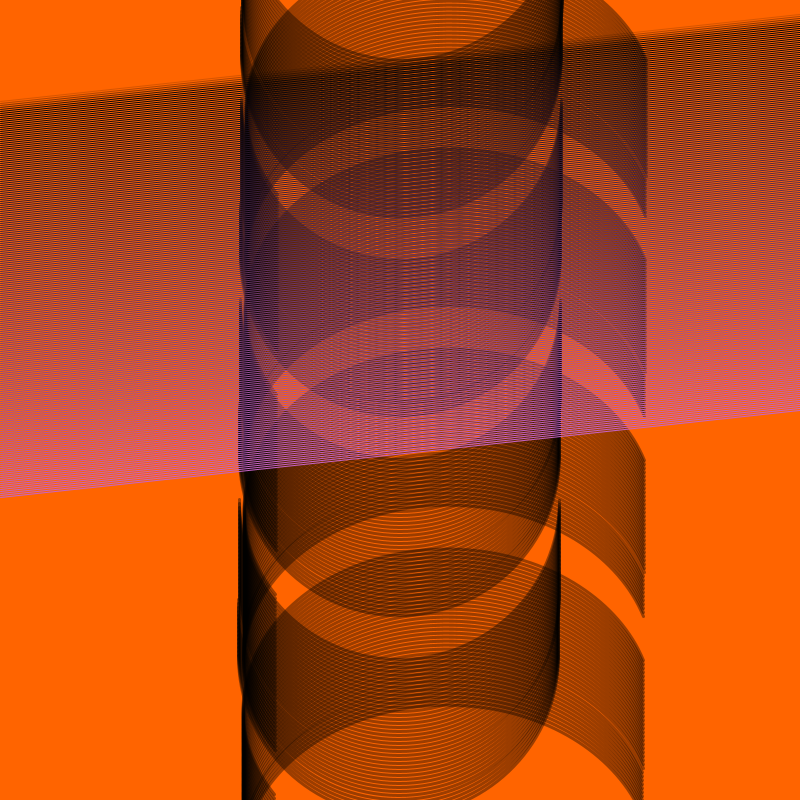
Frame 1 (no input)
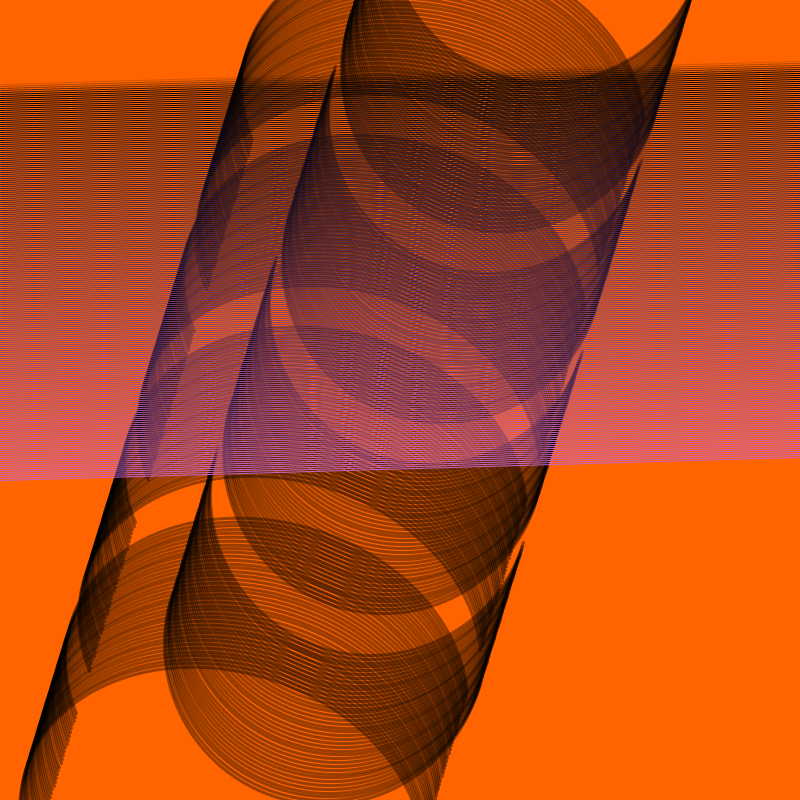
Frame 60 (the mouse pressed at the canvas centre just before this capture)
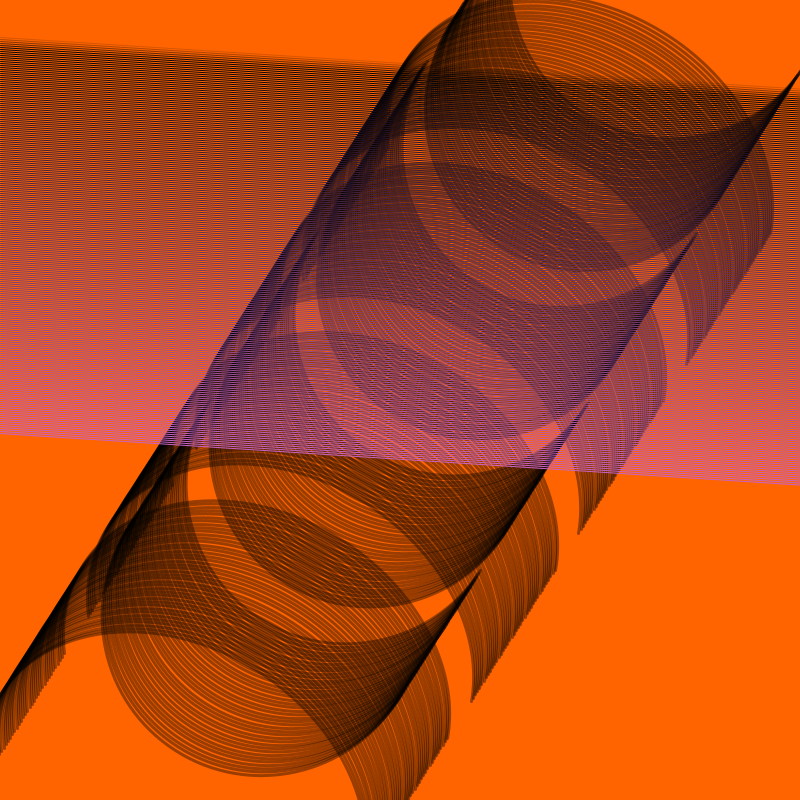
Frame 120 (the mouse held since frame 60 and released just before this capture)

The Processing sketch that drew these frames (run headless with seeded random() and noise(); from frame 60 on, the mouse is pressed at the canvas centre):

// Processing sketch: Davidsketch_240321aMoire2
// ── Davidsketch_240321aMoire2.pde
//code runs at start
void setup() {
  //set size to 800,800
  size(800, 800);
  //turn off fill
  noFill();
}
//variable for saving animation
float step;
//code runs every frame
void draw() {
  //set step to frameCount/99.009
  step = frameCount/99.009;
  //make background orange
  background(255, 100, 0);
  //whenever
  pushMatrix();
  //set stroke to low opacity black
  stroke(0, 100);
  //set stroke weight to 3
  strokeWeight(3);
  //translate and rotate
  translate(400, 400);
  rotate(sin(step/2.0002));
  translate(-200, -100);
  //make duplicated pairs of arcs
  for (int j = 0; j<4; j++) {
    //make arc thAT stands still
    for (int i = 0; i<40; i++) {
      arc(200, -200*j+200+i*4, 320, 320, 0, PI*1.00);
    }
    //make arc that curves the opposite way and moves left and right with cosine
    for (int i = 0; i<40; i++) {
      arc(200+50*cos(step*6), -200*j+ 409+i*4, 410, 320, PI*0.82, PI*1.9);
    }
  }

  popMatrix();
  //set stroke weight to 1
  strokeWeight(1);
  //make putple line do something weird
  for (int i = 0; i<200; i++) {
    stroke(i, i/2, i, i*40.8);
    line(0, i*2+100*cos(step), 900, i*2+100*sin(step));
  }
}
